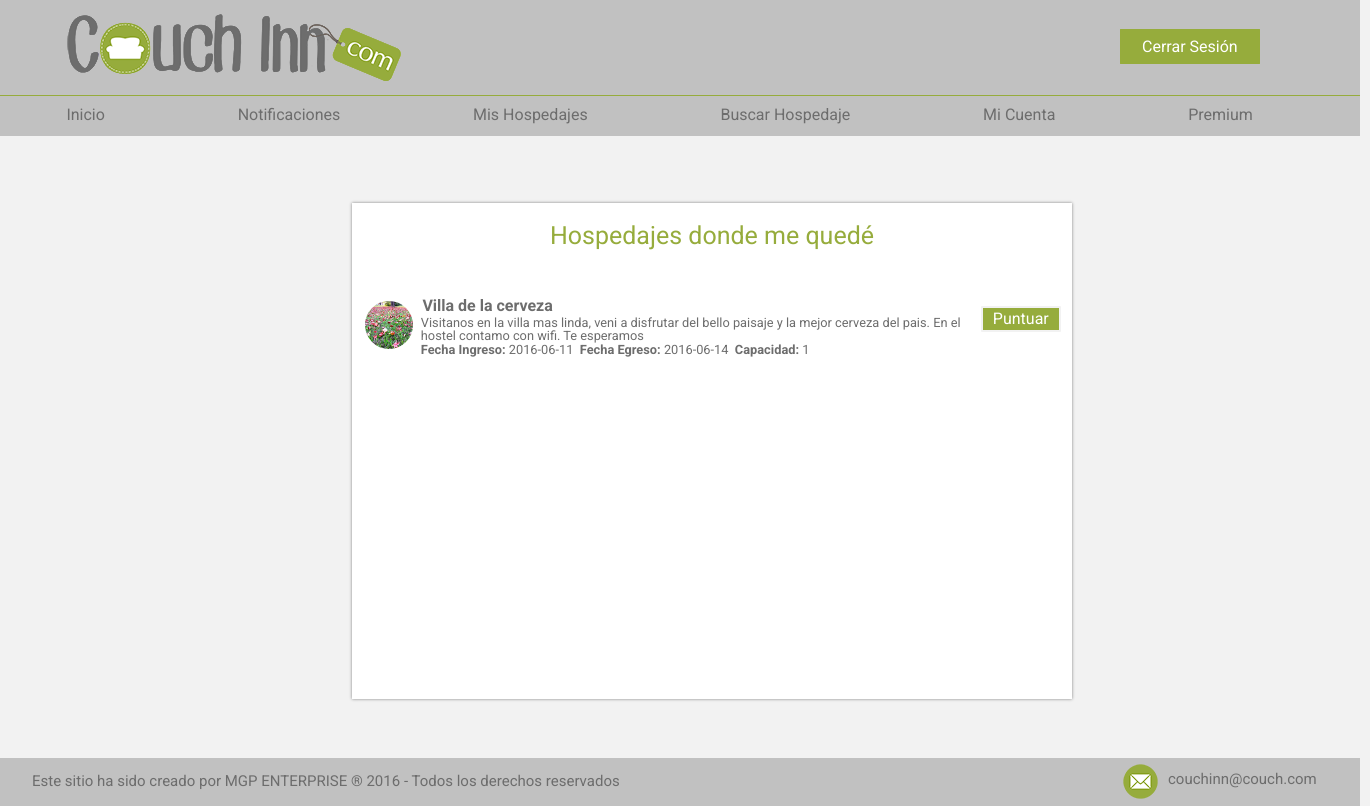
The page /Login_Reservar_DondeMeQuede.php (signed in) on the database its author committed.
### tables this page shows
CREATE TABLE IF NOT EXISTS `reserva` (
`idReserva` int(11) NOT NULL,
  `idCouch` int(11) NOT NULL,
  `idUComunCouch` int(11) NOT NULL,
  `idUComun` int(11) NOT NULL,
  `FechaInicio` date NOT NULL,
  `FechaFin` date NOT NULL,
  `CapacidadPersonas` int(2) NOT NULL,
  `Aceptada` tinyint(1) NOT NULL,
  `PuntuarCouch` tinyint(1) NOT NULL,
  `PuntuarViajero` tinyint(1) NOT NULL
);

CREATE TABLE IF NOT EXISTS `imagenes` (
`idImagenes` int(11) NOT NULL,
  `idCouch` int(11) NOT NULL,
  `Nombre` varchar(25) NOT NULL,
  `Imagen` longblob NOT NULL
);

CREATE TABLE IF NOT EXISTS `couch` (
`idCouch` int(11) NOT NULL,
  `idUComun` int(11) NOT NULL,
  `Titulo` varchar(30) NOT NULL,
  `idTipo` int(11) NOT NULL,
  `Capacidad` int(2) NOT NULL,
  `idProvincias` int(2) NOT NULL,
  `idDepartamentos` int(3) NOT NULL,
  `idLocalidades` int(4) NOT NULL,
  `Descripcion` varchar(140) NOT NULL,
  `Puntaje` double NOT NULL,
  `Publicado` tinyint(1) NOT NULL
);

### Login_Reservar_DondeMeQuede.php (the view, shortened to what this page needs)
<!DOCTYPE html>
<head>
	<link rel ="stylesheet" type ="text/css" href ="Estilos_Login_Reservar_DondeMeQuede.css"/>
</head>
<body>
	<?php
		include("Login_Cabeza.php");
	?>
	<div id= "cuerpo">
		<?php
			include("Login_Menu.php");
		?>
		<div id= "lista">
			<div id= "titulo">
				<p> Hospedajes donde me qued&eacute </p>
			</div>
			<div id= "subLis">
				<?php
					$query = "SELECT * FROM couch INNER JOIN reserva ON couch.idCouch=reserva.idCouch WHERE reserva.idUComun=".$_SESSION['idUComun']." ORDER BY reserva.idReserva DESC";
					$q = mysql_query($query, $link);
					$num=mysql_num_rows ($q);
					if ($num <> 0) {
						for ($i=0; $i<$num; $i++) {
							$resCouch=mysql_fetch_array($q);
							if (($resCouch['FechaFin'] < date("Y-m-d")) and ($resCouch['Aceptada'] == 1)) {
								echo '<div id="fila">';
								$query = "SELECT * FROM imagenes WHERE idCouch='".$resCouch['idCouch']."'";
								$qe = mysql_query($query, $link);
								$resImg=mysql_fetch_array($qe);
								echo '<div id="imag">';
									if ($resImg['Imagen']) {
										$dir = $resImg['Imagen'];
										echo'<img class="redondo" src="'.$dir.'" width="74" height="74"/>';
									}
									else {
										echo'<img class="redondo" src="Imagen/sillon.png" width="74" height="74"/>';
									}
								echo '</div>';
								echo '<div id="titu">';
									echo '<b> '.$resCouch['Titulo'].' </b>';
								echo '</div>';
								echo '<div id="des">';
									echo '<p> '.$resCouch['Descripcion'].' </p>';
								echo '</div>';
								echo '<div id="res">';
									echo '<b>Fecha Ingreso:&nbsp</b><p>'.$resCouch['FechaInicio'].'&nbsp</p><b>&nbspFecha Egreso:&nbsp</b><p>'.$resCouch['FechaFin'].'&nbsp</p><b>&nbspCapacidad:&nbsp</b><p>'.$resCouch['CapacidadPersonas'].'</p>';
								echo '</div>';
								echo '<div id="boton">';
									if ($resCouch['PuntuarCouch'] == 0) {
										echo '<div id="puntuar">';
											echo '<form action="Login_Reservar_PuntuarCouch.php" method="post">';
												echo '<input type="submit" value="Puntuar"/>';
											echo '</form>';
										echo '</div>';
									}
									else {
										echo '<div id="yaPuntuado">';
										echo '</div>';
									}
								echo '</div>';
								echo '</div>';
							}
						}
					}
				?>
			</div>
		</div>
	</div>
	<?php
		include("Pie.php");
	?>
</body>
</html>

### Estilos_Login_Reservar_DondeMeQuede.css (style rules this page uses)
* { margin: 0; padding: 0; -webkit-box-sizing: border-box; -moz-box-sizing: border-box; box-sizing: border-box; }
body { background: #f2f2f2; font-family: "Roboto"; border-top: 30px ; }
#cuerpo { width: 70em; padding-top:5.99em; }
#titulo { font-family: "Roboto"; font-size: 25px; color: #96ac3c; text-align: center; padding-bottom:-6px; padding-top: 1.5em }
#lista { width: 45em; height: 31em; margin-top: 0.7em; margin-left:22em; margin-bottom: 3.7em; background: #fff; box-shadow: 0px 0px 3px grey; }
#subLis { float: left; width: 45em; height: 25em; margin-top: 2em; margin-left: 0em; overflow-y: scroll; overflow-x: hidden; }
#titulo { font-family: "Roboto"; font-size: 25px; color: #96ac3c; text-align: center; padding-bottom: 5px; padding-top: 20px }
#fila { float: left; width: 60em; height: 5em; margin-top: 0.5em; margin-left: 0em; }
#imag { float: left; width: 4em; height: 5em; margin-left: 0.3em; }
.redondo { width: 3em; height: 3em; margin-top: 0.5em; margin-left: 0.5em; border-radius: 800px; overflow: hidden; }
#titu { float: left; width: 35em; height: 1.2em; margin-top: 0.5em; margin-left: 0.5em; }
#titu { font-size: 16px; margin-top: 0.3em; margin-left: 0.1em; color: #6d6d6d; }
#des { float: left; width: 35em; height: 2.5em; margin-left: 0em; margin-top:0em; }
#des p { font-size: 0.8em; margin-top: 0em; margin-left: 0em; color: #6d6d6d; }
#res { float: left; width: 28.5em; height: 1em; margin-top: -0.8em; margin-left: 0em; }
#res p { float: left; font-size: 0.8em; margin-top: 0em; margin-left: 0em; color: #6d6d6d; }
#res b { float: left; font-size: 0.8em; margin-top: 0em; margin-left: 0em; color: #6d6d6d; }
#boton { float: left; width: 4.5em; height: 1.5em; margin-top: -2em; margin-left: 1em; }
#puntuar { float: left; width: 5em; height: 1.2em; margin-top: -1.2em; margin-left: 5.5em; }
input[type="submit"] { background: #96AC3C; border-radius: 1px; border: 2px solid #f2f2f2; color: #fff; cursor: pointer; display: inline-block; font-family: "Roboto"; font-size: 16px; padding: 0.1em; text-align: center; width: 100%; -webkit-transition: all 0.3s ease; -o-transition: all 0.3s ease; transition: all 0.3s ease; }

### Estilos_Login_Menu.css (style rules this page uses)
body { line-height: 1; }
body { font-family: "Roboto"; }

### rows shown on the page
reserva: imagenes.Imagen (picture), idCouch.Titulo "Villa de la cerveza", idCouch.Descripcion "Visitanos en la villa mas linda, veni a disfrutar del bello paisaje y la mejor cerveza del pais. En el hostel contamo con wifi. Te esperamos", FechaInicio "2016-06-11", FechaFin "2016-06-14", CapacidadPersonas "1"
